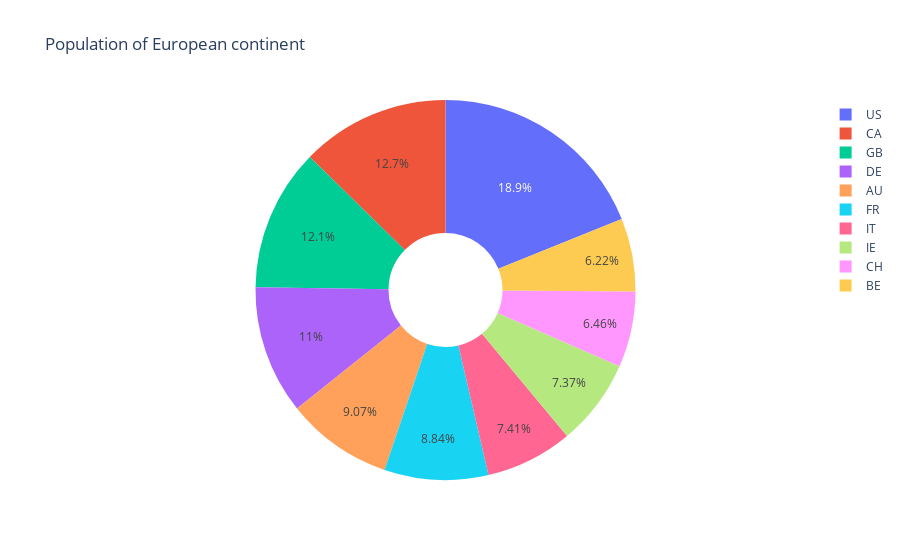

The notebook cell this image was saved under:
### Code cell
tr = tr.tail(10)
val = np.log10(tr['MERCHANT_ID'])

fig = px.pie(tr, values=val, names=tr.index, title='Population of European continent', hole=0.3)
fig.show()

### Figure 1 — Plotly figure (JSON) as saved in the notebook; plotly's stock layout.template omitted (floating-point values rounded to 4 significant figures)
{"data": [{"domain": {"x": [0, 1], "y": [0, 1]}, "hole": 0.3, "hovertemplate": "ADDRESS_TO_COUNTRY=%{label}<br>value=%{value}<extra></extra>", "labels": ["BE", "CH", "IE", "IT", "FR", "AU", "DE", "GB", "CA", "US"], "legendgroup": "", "name": "", "showlegend": true, "type": "pie", "values": [1.362, 1.415, 1.613, 1.623, 1.934, 1.987, 2.4, 2.65, 2.773, 4.139]}], "layout": {"legend": {"tracegroupgap": 0}, "title": {"text": "Population of European continent"}}}
